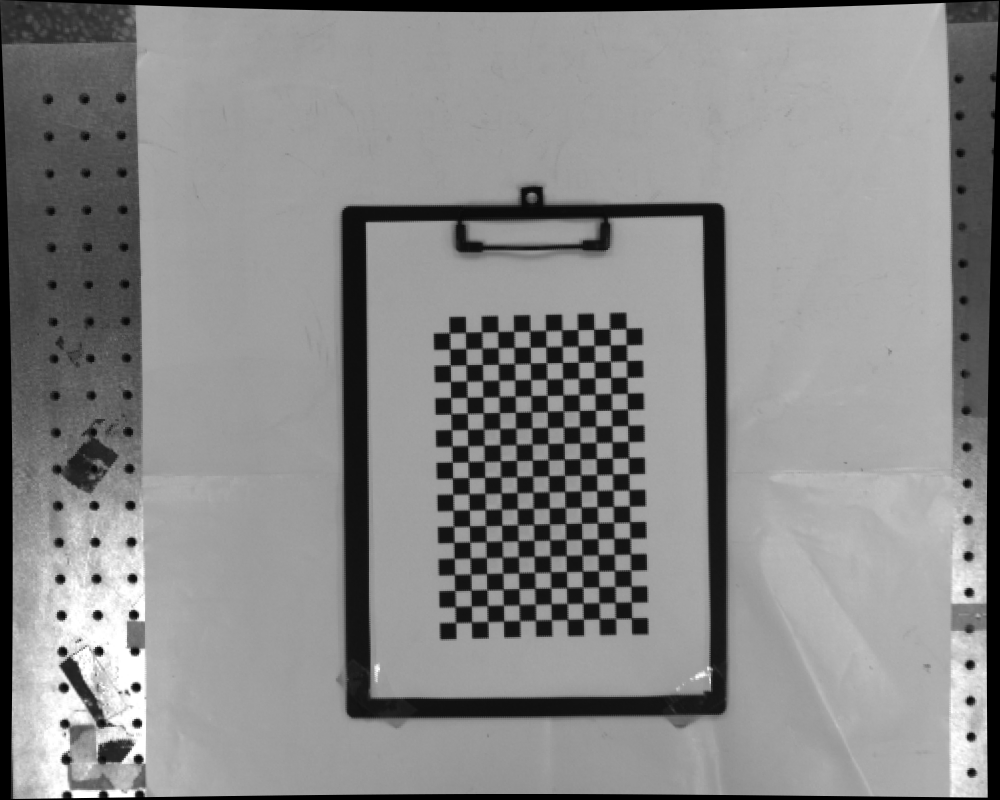
#> input picture Eye In Hand Calibration/Chessboards/Chessboards_L/ChessboardL_0.bmp, 1000 x 800 px
$ python CameraCalibration.py   (older library calls are emulated)
#> lines starting #> are read from the running program, lines starting #| are printed output that depends on the picture; after the words box and inside, x2 and y2 are one past the last pixel; in counts of white or black regions, pixels touching at a corner belong together; long printed decimals are rounded
### Eye In Hand Calibration/CalibrationFn.py
# -*- coding: utf-8 -*-
"""
Created on Tue Dec  4 09:55:48 2018

@author: Joe
"""

from __future__ import print_function
import cv2
import numpy as np
import os
import glob

class CCalibration:

    def __init__(self):
        self.m_srcPoints = [] # 在图像平面的二维点
        self.m_dstPoints = [] # 在世界坐标系中的三维点

    def getChessboards(self, Ch_name):
#> in _main, reference is the input picture: shape (800, 1000, 3); min 0, max 255, mean 136.9
        self.file_num = len([name for name in os.listdir(Ch_name) if os.path.isfile(os.path.join(Ch_name, name))])

    def setBorderSize(self, borderSize):
        #棋盘格模板规格
        self.w, self.h = borderSize

    def addChessboardPoints(self, Document):
        # 世界坐标系中的棋盘格点,例如(0,0,0), (1,0,0), (2,0,0) ....,(8,5,0)，去掉Z坐标，记为二维矩阵
#> called with Document = 'Chessboards/Chessboards_L/ChessboardL_'
        dstCandidateCorners = np.zeros((self.w*self.h, 3), np.float32)
        dstCandidateCorners[:,:2] = np.mgrid[0:self.w, 0:self.h].T.reshape(-1,2)*10

        for i in range(self.file_num):
            name = Document + str(i) + ".bmp"
            img = cv2.imread(name)
            gray = cv2.cvtColor(img, cv2.COLOR_BGR2GRAY)
            # 找到棋盘格角点
            found, srcCandidateCorners = cv2.findChessboardCorners(gray, (self.w,self.h), None)
#> found = True; srcCandidateCorners = 228 rows, first 8: [455, 621.9], [455.4, 606.4], [454.8, 590.6], [454.4, 574.7], [454.4, 558.5], [454.4, 542.2], [453.8, 526.4], [452.9, 510.3]
            # 如果找到足够点对，将其存储起来
            if(found):
                # 阈值
                criteria = (cv2.TERM_CRITERIA_EPS + cv2.TERM_CRITERIA_MAX_ITER, 300, 0.001)
                srcCandidateCorners = cv2.cornerSubPix(gray, srcCandidateCorners, (5,5), (-1,-1), criteria)
#> srcCandidateCorners = 228 rows, first 8: [455.6, 622.5], [455.2, 606.5], [454.7, 590.5], [454.5, 574.5], [454.3, 558.4], [454, 542.4], [453.6, 526.4], [453.2, 510.3]
            if(srcCandidateCorners.shape[0] == self.w*self.h):
                self.m_srcPoints.append(srcCandidateCorners)
                self.m_dstPoints.append(dstCandidateCorners)
                print(name)
            else:
                print(name + "is not found.")
            # 将角点在图像上显示
            cv2.drawChessboardCorners(img, (self.w,self.h), srcCandidateCorners, found)
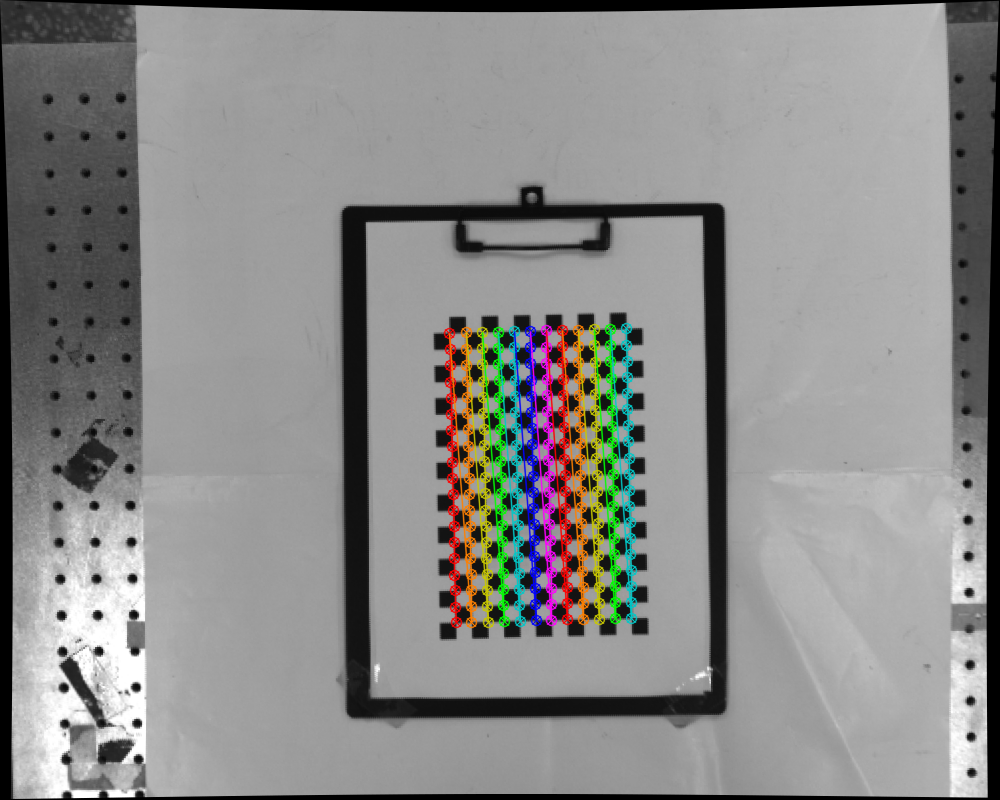
#> img: shape (800, 1000, 3); 4.33% of pixels changed, all inside (x1, y1, x2, y2) = (443, 322, 638, 629)
#            cv2.imshow('findCorners',gray)
            cv2.imshow('findCorners',img)
            cv2.waitKey(200)
        cv2.destroyAllWindows()

    def calibrate(self, gray, pos_of_Ex, pos_of_In, Ex_name, In_name, Dis_name):
#> called with pos_of_Ex = 'data/Extrinsic_L.xml', pos_of_In = 'data/Intrinsic_L.xml', Ex_name = 'ExtrinsicL_', In_name = 'IntrinsicL', Dis_name = 'Distortion_L'
        ret, self.cameraMatrix, self.distCoeffs, rvecs, tvecs = cv2.calibrateCamera(self.m_dstPoints, self.m_srcPoints, (gray.shape[1],gray.shape[0]), None, None)
#> ret = 0.154; self.cameraMatrix = [[8689.7, 0, 499.6], [0, 8764.1, 401.4], [0, 0, 1]]; self.distCoeffs = [[6.39, -2875.4, -0.0857, -0.00695, -3.36]]; rvecs = ([0.0885, 0.0214, -1.59],); tvecs = ([-27.46, 137.3, 5425.1],)
        print("單眼校正物差:" + str(ret))
#| 單眼校正物差:0.1543
        #新建xml文档对象
        myExtrinsic = cv2.FileStorage(pos_of_Ex, cv2.FILE_STORAGE_WRITE)
        myIntrinsic = cv2.FileStorage(pos_of_In, cv2.FILE_STORAGE_WRITE)
        for i in range(len(rvecs)):
            rotation = cv2.Rodrigues(rvecs[i])[0]
            Extrinsic = cv2.hconcat((rotation, tvecs[i]))
            myExtrinsic.write(Ex_name + str(i), Extrinsic)
#> this loop made 1 pass
        myExtrinsic.release()

        myIntrinsic.write(In_name, self.cameraMatrix)
        myIntrinsic.write(Dis_name, self.distCoeffs)
        myIntrinsic.release()

    def drawCbCorners(self, Document, pos_of_Ex, pos_of_In, Ex_name, In_name, outFile):
#> called with Document = 'Chessboards/Chessboards_L/ChessboardL_', pos_of_Ex = 'data/Extrinsic_L.xml', pos_of_In = 'data/Intrinsic_L.xml', Ex_name = 'ExtrinsicL_', In_name = 'IntrinsicL'
        myExtrinsic = cv2.FileStorage(pos_of_Ex, cv2.FILE_STORAGE_READ)
        myIntrinsic = cv2.FileStorage(pos_of_In, cv2.FILE_STORAGE_READ)

        Intrinsic = myIntrinsic.getNode(In_name).mat()
        for n in range(self.file_num):
            Extrinsic = myExtrinsic.getNode(Ex_name+str(n)).mat()
            name = Document + str(n) + ".bmp"
            image = cv2.imread(name)

            # 畫角點
            for i in range(self.w):
                for j in range(self.h):
                    P = np.reshape(np.array([i*10, j*10, 0, 1]), (4,1))
                    camera_axit = np.dot(Extrinsic, P)
                    Z = camera_axit[2]
                    image_axit_P = (1/Z) * np.dot(Intrinsic,camera_axit)
                    cv2.circle(image, (image_axit_P[0],image_axit_P[1]), 3, (0,0,255), -1)

            # 畫軸
            world_axit_O = np.reshape(np.array([0, 0, 0, 1]), (4,1))
            world_axit_X = np.reshape(np.array([10, 0, 0, 1]), (4,1))
            world_axit_Y = np.reshape(np.array([0, 10, 0, 1]), (4,1))
            world_axit_Z = np.reshape(np.array([0, 0, 10, 1]), (4,1))

            camera_axit = np.dot(Extrinsic, world_axit_O)
            Z = camera_axit[2]
            image_axit_O = (1/Z) * np.dot(Intrinsic,camera_axit)
            camera_axit = np.dot(Extrinsic, world_axit_X)
            Z = camera_axit[2]
            image_axit_X = (1/Z) * np.dot(Intrinsic,camera_axit)
            camera_axit = np.dot(Extrinsic, world_axit_Y)
            Z = camera_axit[2]
            image_axit_Y = (1/Z) * np.dot(Intrinsic,camera_axit)
            camera_axit = np.dot(Extrinsic, world_axit_Z)
            Z = camera_axit[2]
            image_axit_Z = (1/Z) * np.dot(Intrinsic,camera_axit)

            cv2.line(image, (image_axit_O[0], image_axit_O[1]), (image_axit_X[0], image_axit_X[1]), (0, 0, 255), 5)
            cv2.line(image, (image_axit_O[0], image_axit_O[1]), (image_axit_Y[0], image_axit_Y[1]), (0, 255, 0), 5)
            cv2.line(image, (image_axit_O[0], image_axit_O[1]), (image_axit_Z[0], image_axit_Z[1]), (255, 0, 0), 5)

            cv2.imwrite(outFile + str(n) + ".bmp", image)
            cv2.imshow('CheckCorners', image)
            cv2.waitKey(200)
        cv2.destroyAllWindows()

    # [31 lines left out: function StereoCalibration, not called in this run]
# [14 lines of commented-out code are left out]


### Eye In Hand Calibration/CameraCalibration.py
# -*- coding: utf-8 -*-
"""
Created on Tue Dec  4 10:56:58 2018

@author: Joe
"""

from __future__ import print_function
import numpy as np
import cv2
import os
import CalibrationFn

def _main():
    # ==================左眼校正===============
    Chessboards_L = CalibrationFn.CCalibration()
    Chessboards_L.getChessboards("Chessboards/Chessboards_L")
    reference = cv2.imread("Chessboards/Chessboards_L/ChessboardL_0.bmp")
    Chessboards_L.setBorderSize((19,12));
    Chessboards_L.addChessboardPoints("Chessboards/Chessboards_L/ChessboardL_")
    Chessboards_L.calibrate(reference, "data/Extrinsic_L.xml", "data/Intrinsic_L.xml", "ExtrinsicL_" , "IntrinsicL", "Distortion_L")
    Chessboards_L.drawCbCorners("Chessboards/Chessboards_L/ChessboardL_", "data/Extrinsic_L.xml", "data/Intrinsic_L.xml", "ExtrinsicL_" , "IntrinsicL", "CheckChessboards/CheckChessboards_L/CheckChessboardsL_")

    # ==================左眼校正===============
    Chessboards_R = CalibrationFn.CCalibration()
    Chessboards_R.getChessboards("Chessboards/Chessboards_R")
    reference = cv2.imread("Chessboards/Chessboards_R/ChessboardR_0.bmp")
    Chessboards_R.setBorderSize((19,12));
    Chessboards_R.addChessboardPoints("Chessboards/Chessboards_R/ChessboardR_")
    Chessboards_R.calibrate(reference , "data/Extrinsic_R.xml" , "data/Intrinsic_R.xml" , "ExtrinsicR_" , "IntrinsicR", "Distortion_R")
    Chessboards_R.drawCbCorners("Chessboards/Chessboards_R/ChessboardR_", "data/Extrinsic_R.xml", "data/Intrinsic_R.xml", "ExtrinsicR_" , "IntrinsicR", "CheckChessboards/CheckChessboards_R/CheckChessboardsR_")

    # ==================雙眼校正===============
    Chessboards_L.StereoCalibration(Chessboards_L.m_dstPoints, Chessboards_L.m_srcPoints, Chessboards_R.m_srcPoints,
                      Chessboards_L.cameraMatrix, Chessboards_L.distCoeffs,
                      Chessboards_R.cameraMatrix, Chessboards_R.distCoeffs,)
if __name__ == '__main__':
#> (the run stopped early here; a loop or call above may not have finished)

$ run again, with Eye In Hand Calibration/Chessboards/Chessboards_L/ChessboardL_1.bmp copied over Eye In Hand Calibration/Chessboards/Chessboards_L/ChessboardL_0.bmp
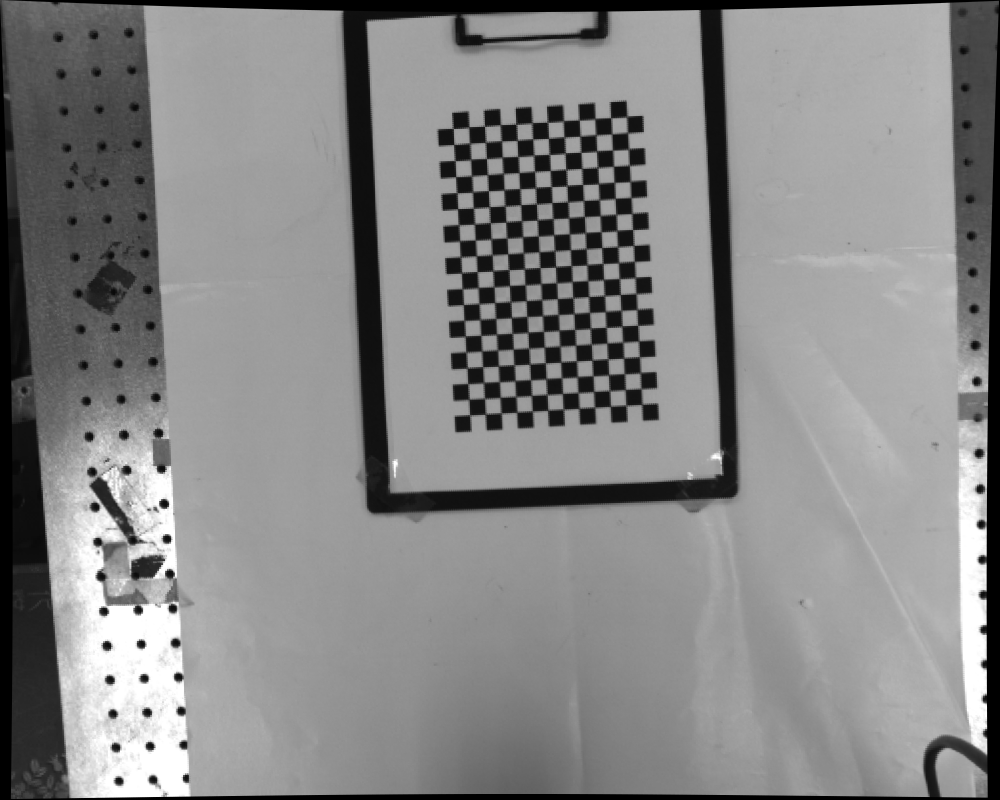
#> input picture Eye In Hand Calibration/Chessboards/Chessboards_L/ChessboardL_1.bmp, 1000 x 800 px
#> in _main, reference is the input picture: shape (800, 1000, 3); min 0, max 255, mean 134.1
#> in addChessboardPoints, `found, srcCandidateCorners = cv2.findChessboardCorners(gray, (self.w,s..`: found = True; srcCandidateCorners = 228 rows, first 8: [469.6, 414.6], [469.2, 399.3], [467.7, 383.6], [467.2, 368.2], [465.8, 352], [465.4, 335.8], [464, 320.3], [463.5, 304.6]
#> in addChessboardPoints, `srcCandidateCorners = cv2.cornerSubPix(gray, srcCandidateCorners, (5,5..`: srcCandidateCorners = 228 rows, first 8: [469.7, 414.8], [469, 399.3], [467.8, 383.6], [467.2, 368], [465.9, 352], [465.3, 336.1], [464.1, 320.4], [463.4, 304.6]
#> in addChessboardPoints, `cv2.drawChessboardCorners(img, (self.w,self.h), srcCandidateCorners, f..`:
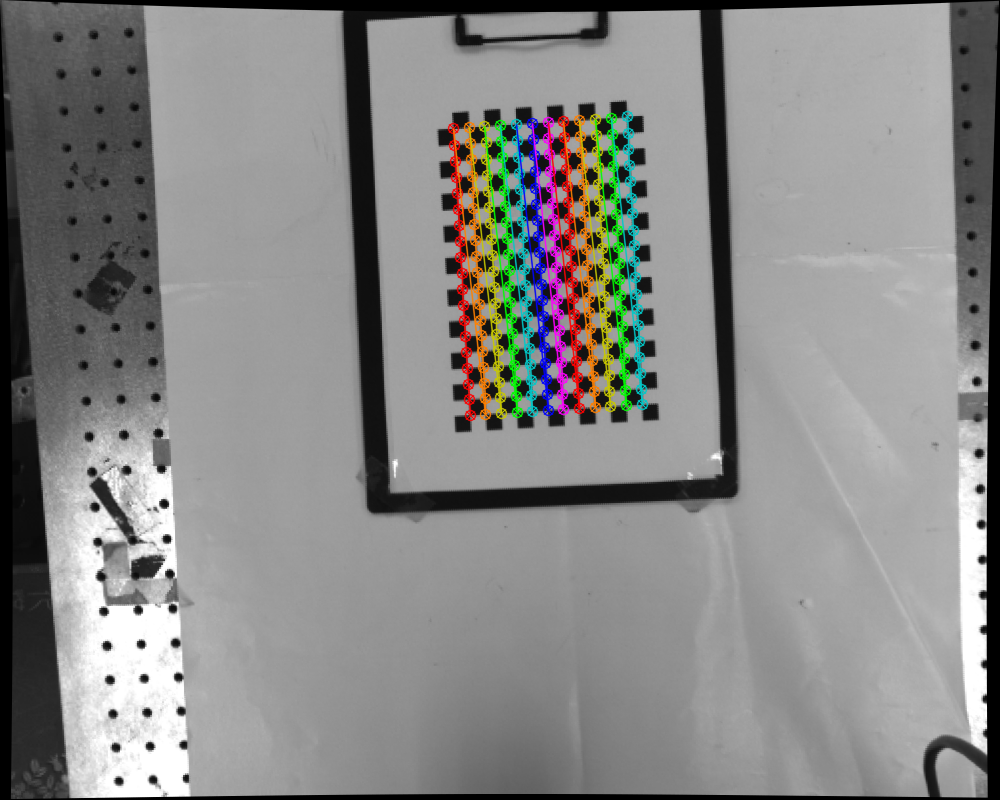
#> img: shape (800, 1000, 3); 4.29% of pixels changed, all inside (x1, y1, x2, y2) = (447, 110, 649, 422)
#> ret = 0.176; self.cameraMatrix = [[2049.3, 0, 370.1], [0, 2061.4, 479.6], [0, 0, 1]]; self.distCoeffs = [[0.373, -0.944, -0.00317, -0.0214, -16.42]]; rvecs = ([-0.00716, 0.0444, -1.63],); tvecs = ([64, -41.13, 1311.4],)
#| 單眼校正物差:0.1758
#> the loop in calibrate, `for i in range(len(rvecs)):` made 1 pass

$ run again, with Eye In Hand Calibration/Chessboards/Chessboards_L/ChessboardL_10.bmp copied over Eye In Hand Calibration/Chessboards/Chessboards_L/ChessboardL_0.bmp
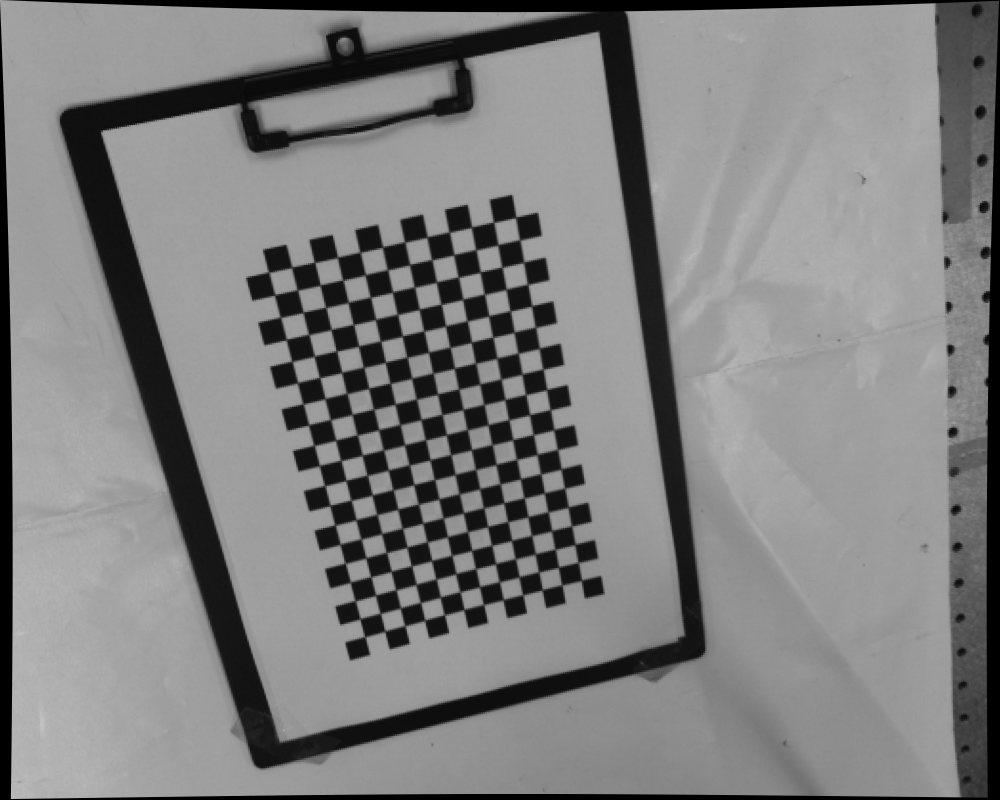
#> input picture Eye In Hand Calibration/Chessboards/Chessboards_L/ChessboardL_10.bmp, 1000 x 800 px
#> in _main, reference is the input picture: shape (800, 1000, 3); min 0, max 197, mean 126.5
#> in addChessboardPoints, `found, srcCandidateCorners = cv2.findChessboardCorners(gray, (self.w,s..`: found = True; srcCandidateCorners = 228 rows, first 8: [365, 636.8], [360.4, 618.5], [355.2, 600.6], [350.3, 582.3], [345, 563.2], [340.2, 544.2], [335.1, 525.2], [330.2, 505.3]
#> in addChessboardPoints, `srcCandidateCorners = cv2.cornerSubPix(gray, srcCandidateCorners, (5,5..`: srcCandidateCorners = 228 rows, first 8: [364.9, 636.7], [360, 618.7], [355.3, 600.7], [350.3, 582.2], [345.1, 563.3], [340.2, 544.3], [335, 525], [330, 505.4]
#> in addChessboardPoints, `cv2.drawChessboardCorners(img, (self.w,self.h), srcCandidateCorners, f..`:
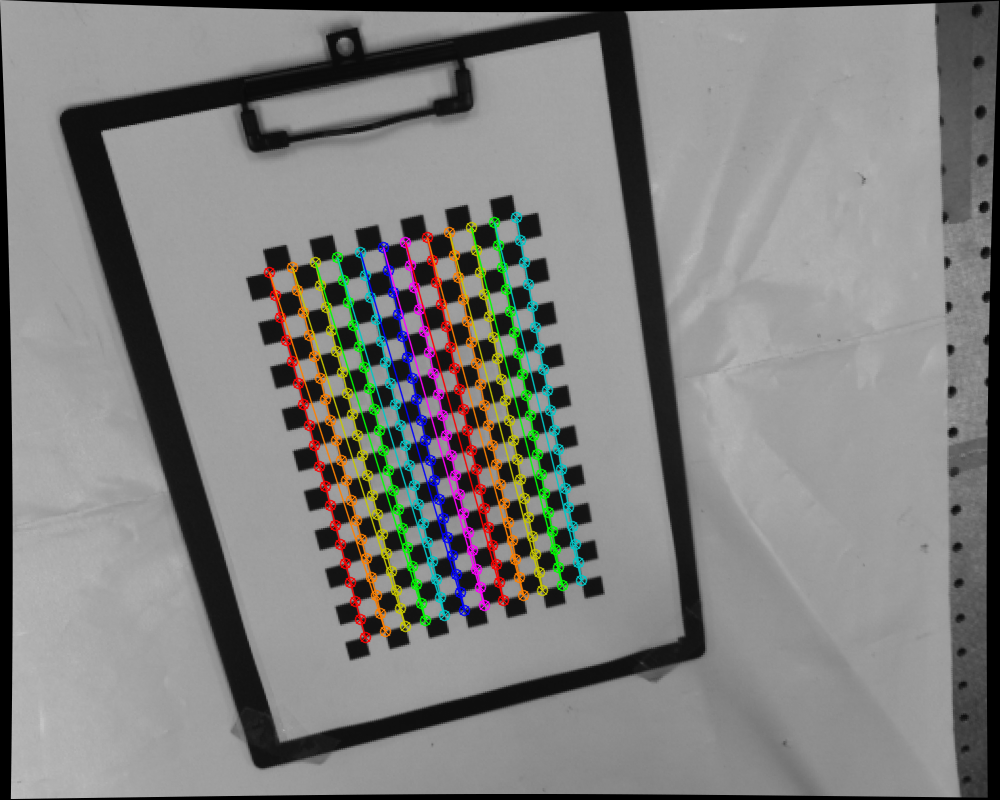
#> img: shape (800, 1000, 3); 5.09% of pixels changed, all inside (x1, y1, x2, y2) = (263, 211, 588, 644)
#> ret = 0.235; self.cameraMatrix = [[1024.1, 0, 548.5], [0, 1057.5, 382.4], [0, 0, 1]]; self.distCoeffs = [[-0.126, 2.57, 0.00581, 0.0141, -11.45]]; rvecs = ([0.401, 0.151, -1.75],); tvecs = ([-90.4, 119.9, 499.5],)
#| 單眼校正物差:0.2346
#> the loop in calibrate, `for i in range(len(rvecs)):` made 1 pass
